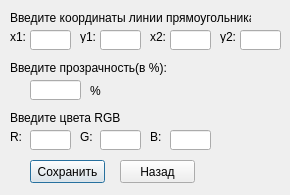
<?xml version="1.0" encoding="UTF-8"?>
<ui version="4.0">
 <class>addrect</class>
 <widget class="QDialog" name="addrect">
  <property name="geometry">
   <rect>
    <x>0</x>
    <y>0</y>
    <width>290</width>
    <height>195</height>
   </rect>
  </property>
  <property name="windowTitle">
   <string>Dialog</string>
  </property>
  <widget class="QLabel" name="label_3">
   <property name="geometry">
    <rect>
     <x>80</x>
     <y>30</y>
     <width>47</width>
     <height>13</height>
    </rect>
   </property>
   <property name="text">
    <string>y1:</string>
   </property>
  </widget>
  <widget class="QLineEdit" name="x1">
   <property name="geometry">
    <rect>
     <x>30</x>
     <y>30</y>
     <width>41</width>
     <height>20</height>
    </rect>
   </property>
  </widget>
  <widget class="QLabel" name="label_8">
   <property name="geometry">
    <rect>
     <x>150</x>
     <y>130</y>
     <width>47</width>
     <height>13</height>
    </rect>
   </property>
   <property name="text">
    <string>B:</string>
   </property>
  </widget>
  <widget class="QLabel" name="label_4">
   <property name="geometry">
    <rect>
     <x>150</x>
     <y>30</y>
     <width>47</width>
     <height>13</height>
    </rect>
   </property>
   <property name="text">
    <string>x2:</string>
   </property>
  </widget>
  <widget class="QLabel" name="label">
   <property name="geometry">
    <rect>
     <x>10</x>
     <y>10</y>
     <width>241</width>
     <height>16</height>
    </rect>
   </property>
   <property name="text">
    <string>Введите координаты линии прямоугольника:</string>
   </property>
  </widget>
  <widget class="QLineEdit" name="y1">
   <property name="geometry">
    <rect>
     <x>100</x>
     <y>30</y>
     <width>41</width>
     <height>20</height>
    </rect>
   </property>
  </widget>
  <widget class="QLineEdit" name="x2">
   <property name="geometry">
    <rect>
     <x>170</x>
     <y>30</y>
     <width>41</width>
     <height>20</height>
    </rect>
   </property>
  </widget>
  <widget class="QLabel" name="label_9">
   <property name="geometry">
    <rect>
     <x>80</x>
     <y>130</y>
     <width>47</width>
     <height>13</height>
    </rect>
   </property>
   <property name="text">
    <string>G:</string>
   </property>
  </widget>
  <widget class="QLineEdit" name="BLUE">
   <property name="geometry">
    <rect>
     <x>170</x>
     <y>130</y>
     <width>41</width>
     <height>20</height>
    </rect>
   </property>
  </widget>
  <widget class="QLineEdit" name="RED">
   <property name="geometry">
    <rect>
     <x>30</x>
     <y>130</y>
     <width>41</width>
     <height>20</height>
    </rect>
   </property>
  </widget>
  <widget class="QLabel" name="label_2">
   <property name="geometry">
    <rect>
     <x>10</x>
     <y>30</y>
     <width>47</width>
     <height>13</height>
    </rect>
   </property>
   <property name="text">
    <string>x1:</string>
   </property>
  </widget>
  <widget class="QLabel" name="label_7">
   <property name="geometry">
    <rect>
     <x>10</x>
     <y>110</y>
     <width>111</width>
     <height>16</height>
    </rect>
   </property>
   <property name="text">
    <string>Введите цвета RGB:</string>
   </property>
  </widget>
  <widget class="QLabel" name="label_10">
   <property name="geometry">
    <rect>
     <x>10</x>
     <y>130</y>
     <width>47</width>
     <height>13</height>
    </rect>
   </property>
   <property name="text">
    <string>R:</string>
   </property>
  </widget>
  <widget class="QLineEdit" name="GREEN">
   <property name="geometry">
    <rect>
     <x>100</x>
     <y>130</y>
     <width>41</width>
     <height>20</height>
    </rect>
   </property>
  </widget>
  <widget class="QLabel" name="label_5">
   <property name="geometry">
    <rect>
     <x>10</x>
     <y>60</y>
     <width>161</width>
     <height>16</height>
    </rect>
   </property>
   <property name="text">
    <string>Введите прозрачность(в %):</string>
   </property>
  </widget>
  <widget class="QLabel" name="label_6">
   <property name="geometry">
    <rect>
     <x>90</x>
     <y>80</y>
     <width>47</width>
     <height>21</height>
    </rect>
   </property>
   <property name="text">
    <string>%</string>
   </property>
  </widget>
  <widget class="QLineEdit" name="opacity">
   <property name="geometry">
    <rect>
     <x>30</x>
     <y>80</y>
     <width>51</width>
     <height>20</height>
    </rect>
   </property>
  </widget>
  <widget class="QLabel" name="label_11">
   <property name="geometry">
    <rect>
     <x>220</x>
     <y>30</y>
     <width>47</width>
     <height>13</height>
    </rect>
   </property>
   <property name="text">
    <string>y2:</string>
   </property>
  </widget>
  <widget class="QLineEdit" name="y2">
   <property name="geometry">
    <rect>
     <x>240</x>
     <y>30</y>
     <width>41</width>
     <height>20</height>
    </rect>
   </property>
  </widget>
  <widget class="QPushButton" name="pushButton">
   <property name="geometry">
    <rect>
     <x>30</x>
     <y>160</y>
     <width>75</width>
     <height>23</height>
    </rect>
   </property>
   <property name="text">
    <string>Сохранить</string>
   </property>
  </widget>
  <widget class="QPushButton" name="pushButton_2">
   <property name="geometry">
    <rect>
     <x>120</x>
     <y>160</y>
     <width>75</width>
     <height>23</height>
    </rect>
   </property>
   <property name="text">
    <string>Назад</string>
   </property>
  </widget>
 </widget>
 <resources/>
 <connections/>
</ui>
